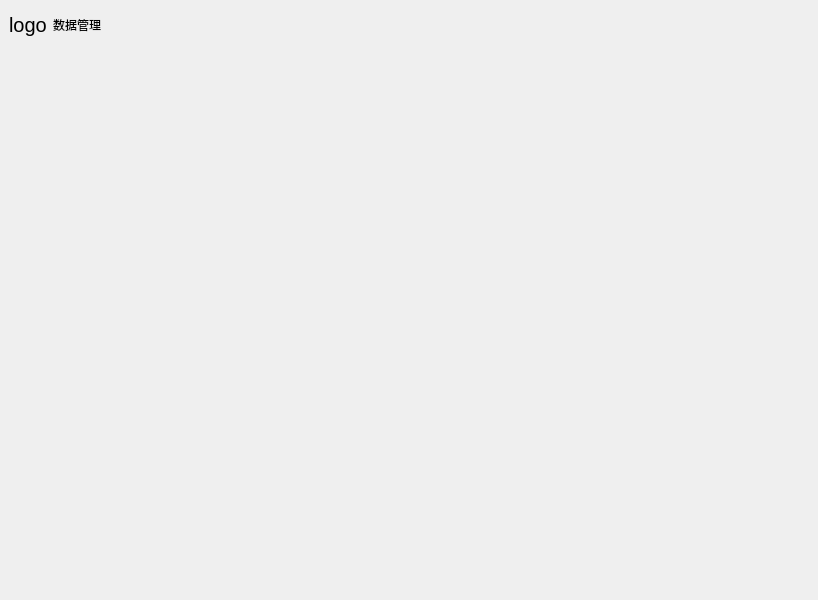
<?xml version="1.0" encoding="UTF-8"?>
<ui version="4.0">
 <class>page_data</class>
 <widget class="QWidget" name="page_data">
  <property name="geometry">
   <rect>
    <x>0</x>
    <y>0</y>
    <width>818</width>
    <height>600</height>
   </rect>
  </property>
  <property name="windowTitle">
   <string>Form</string>
  </property>
  <property name="styleSheet">
   <string notr="true"/>
  </property>
  <layout class="QGridLayout" name="gridLayout">
   <property name="leftMargin">
    <number>0</number>
   </property>
   <property name="topMargin">
    <number>0</number>
   </property>
   <property name="rightMargin">
    <number>0</number>
   </property>
   <property name="bottomMargin">
    <number>0</number>
   </property>
   <item row="0" column="0">
    <widget class="QWidget" name="widget_2" native="true">
     <property name="sizePolicy">
      <sizepolicy hsizetype="Preferred" vsizetype="Preferred">
       <horstretch>0</horstretch>
       <verstretch>0</verstretch>
      </sizepolicy>
     </property>
     <property name="minimumSize">
      <size>
       <width>0</width>
       <height>0</height>
      </size>
     </property>
     <property name="maximumSize">
      <size>
       <width>16777215</width>
       <height>50</height>
      </size>
     </property>
     <layout class="QHBoxLayout" name="horizontalLayout">
      <property name="leftMargin">
       <number>9</number>
      </property>
      <property name="topMargin">
       <number>9</number>
      </property>
      <property name="rightMargin">
       <number>9</number>
      </property>
      <item>
       <widget class="QLabel" name="logo">
        <property name="sizePolicy">
         <sizepolicy hsizetype="Fixed" vsizetype="Preferred">
          <horstretch>0</horstretch>
          <verstretch>0</verstretch>
         </sizepolicy>
        </property>
        <property name="styleSheet">
         <string notr="true">font:15pt;</string>
        </property>
        <property name="text">
         <string>logo</string>
        </property>
       </widget>
      </item>
      <item>
       <widget class="QLabel" name="title">
        <property name="styleSheet">
         <string notr="true">font: 75 16pt &quot;微软雅黑&quot;;
</string>
        </property>
        <property name="text">
         <string>数据管理</string>
        </property>
       </widget>
      </item>
     </layout>
    </widget>
   </item>
   <item row="1" column="0">
    <widget class="QWidget" name="widget" native="true"/>
   </item>
  </layout>
 </widget>
 <resources/>
 <connections/>
</ui>
